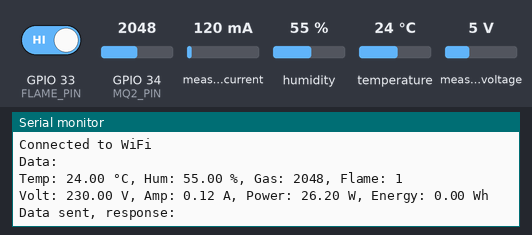
Bench run of a sketch on a simulated ESP32. Shown: the last lines printed to the serial monitor. The inputs (shaded band) are chosen by the test bench; at power-on: measured current 120 mA, humidity 55 %, GPIO 34 (MQ2_PIN) = 2048, GPIO 33 (FLAME_PIN) HIGH, temperature 24 °C, measured voltage 5 V. WiFi joins after 1.5 s; servers stay silent unless stated; uploads are accepted with an empty reply.

Above: at 2.7 s.
2.8 s: measured current set to 40 mA
At 3.0 s:
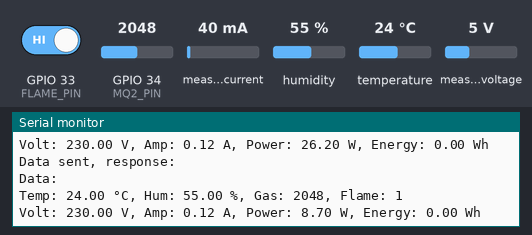
4.3 s: humidity set to 22 %
At 5.2 s:
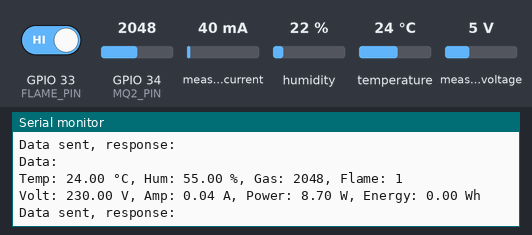
5.8 s: GPIO 34 (MQ2_PIN) set to 2866
At 7.2 s:
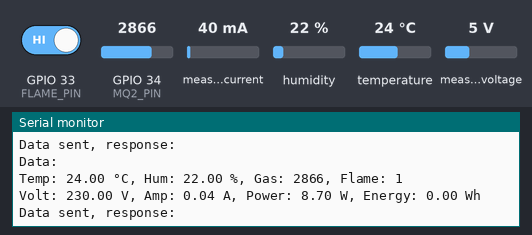
7.3 s: GPIO 33 (FLAME_PIN) driven LOW
8.8 s: temperature set to 12 °C
At 10.1 s:
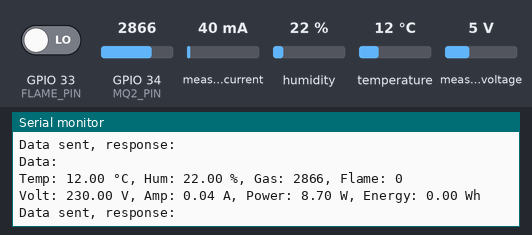
10.3 s: measured voltage set to 0.3 V
At 11.5 s:
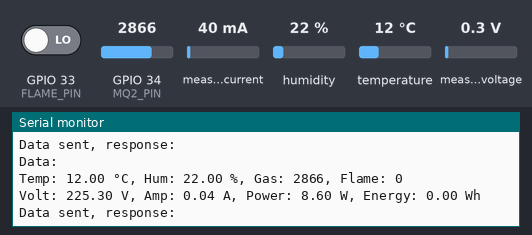
Timing chart, 0 to 12.8 s (numbered marks = the images above; inputs shaded):
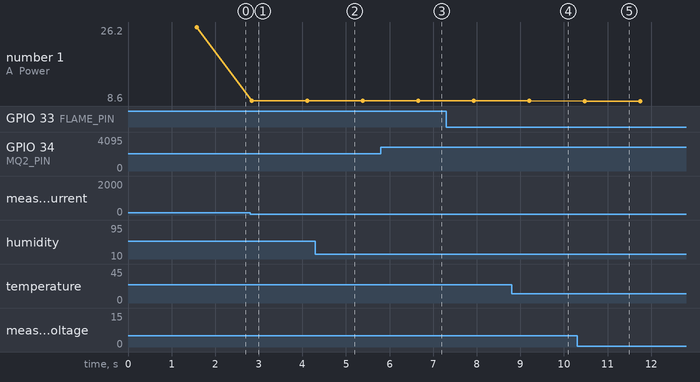

The sketch:

sketch.ino
```cpp
#include <WiFi.h>
#include <HTTPClient.h>
#include <DHT.h>
#include <PZEM004Tv30.h>
#include <HardwareSerial.h>

// ==== WiFi Setup ====
const char* ssid = "Playmedia2";
const char* password = "123456899";
const char* serverUrl = "http://192.168.18.207/post_data.php";

// ==== DHT22 Setup ====
#define DHTPIN 15
#define DHTTYPE DHT22
DHT dht(DHTPIN, DHTTYPE);

// ==== MQ-2 Setup ====
#define MQ2_PIN 34 // Analog pin

// ==== Flame Sensor ====
#define FLAME_PIN 33 // Digital pin

// ==== PZEM Setup (Serial2) ====
HardwareSerial pzemSerial(2); // UART2
PZEM004Tv30 pzem(pzemSerial, 16, 17); // RX, TX

void setup() {
  Serial.begin(115200);
  dht.begin();

  pinMode(FLAME_PIN, INPUT);

  // WiFi Connect
  WiFi.begin(ssid, password);
  Serial.print("Connecting to WiFi");
  while (WiFi.status() != WL_CONNECTED) {
    delay(500); Serial.print(".");
  }
  Serial.println("\nConnected to WiFi");
}

void loop() {
  // === Baca Sensor ===
  float temperature = dht.readTemperature();
  float humidity = dht.readHumidity();
  int gasLevel = analogRead(MQ2_PIN);
  int flameDetected = digitalRead(FLAME_PIN);

  float voltage = pzem.voltage();
  float current = pzem.current();
  float power   = pzem.power();
  float energy  = pzem.energy();

  // Tangani NaN jika listrik loss
  if (isnan(voltage)) voltage = 0.0;
  if (isnan(current)) current = 0.0;
  if (isnan(power))   power   = 0.0;
  if (isnan(energy))  energy  = 0.0;

  Serial.println("Data:");
  Serial.printf("Temp: %.2f °C, Hum: %.2f %%, Gas: %d, Flame: %d\n", temperature, humidity, gasLevel, flameDetected);
  Serial.printf("Volt: %.2f V, Amp: %.2f A, Power: %.2f W, Energy: %.2f Wh\n", voltage, current, power, energy);

  // === Kirim ke Server via HTTP POST ===
  if (WiFi.status() == WL_CONNECTED) {
    HTTPClient http;
    http.begin(serverUrl);
    http.addHeader("Content-Type", "application/json");

    // Buat JSON data
    String postData = "{";
    postData += "\"temperature\":" + String(temperature, 2) + ",";
    postData += "\"humidity\":" + String(humidity, 2) + ",";
    postData += "\"gas_level\":" + String(gasLevel) + ",";
    postData += "\"flame\":" + String(flameDetected) + ",";
    postData += "\"voltage\":" + String(voltage, 2) + ",";
    postData += "\"current\":" + String(current, 2) + ",";
    postData += "\"power\":" + String(power, 2) + ",";
    postData += "\"energy\":" + String(energy, 2);
    postData += "}";

    int httpResponseCode = http.POST(postData);
    if (httpResponseCode > 0) {
      Serial.print("Data sent, response: ");
      Serial.println(http.getString());
    } else {
      Serial.print("Error sending data: ");
      Serial.println(httpResponseCode);
    }
    http.end();
  } else {
    Serial.println("WiFi not connected, retrying...");
  }

  delay(1000); // Kirim data tiap 1 detik
}
```

Measured:
- after the input at 2.8 s, the serial monitor: prints a new line at once (image 1)
- after the input at 5.8 s, the serial monitor: prints a new line after 0.86 s (image 3)
- after the input at 8.8 s, the serial monitor: prints a new line after 0.40 s (image 4)
- after the input at 10.3 s, the serial monitor: prints a new line after 0.17 s (image 5)
- plotted number 1: 26.2 → 8.7 after the input at 2.8 s, 8.7 → 8.6 after the input at 10.3 s
